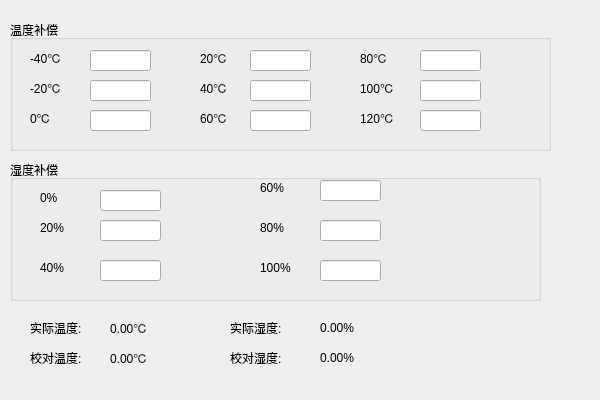
<?xml version="1.0" encoding="UTF-8"?>
<ui version="4.0">
 <class>Dlg_Sys_Setting</class>
 <widget class="QDialog" name="Dlg_Sys_Setting">
  <property name="geometry">
   <rect>
    <x>0</x>
    <y>0</y>
    <width>600</width>
    <height>400</height>
   </rect>
  </property>
  <property name="windowTitle">
   <string>Dialog</string>
  </property>
  <widget class="QGroupBox" name="groupBox">
   <property name="geometry">
    <rect>
     <x>10</x>
     <y>20</y>
     <width>541</width>
     <height>131</height>
    </rect>
   </property>
   <property name="title">
    <string>温度补偿</string>
   </property>
   <widget class="QLineEdit" name="le_n40">
    <property name="geometry">
     <rect>
      <x>80</x>
      <y>30</y>
      <width>61</width>
      <height>21</height>
     </rect>
    </property>
   </widget>
   <widget class="QLabel" name="label_n40">
    <property name="geometry">
     <rect>
      <x>20</x>
      <y>30</y>
      <width>68</width>
      <height>15</height>
     </rect>
    </property>
    <property name="text">
     <string>-40℃</string>
    </property>
   </widget>
   <widget class="QLabel" name="label_n20">
    <property name="geometry">
     <rect>
      <x>20</x>
      <y>60</y>
      <width>68</width>
      <height>15</height>
     </rect>
    </property>
    <property name="text">
     <string>-20℃</string>
    </property>
   </widget>
   <widget class="QLineEdit" name="le_n20">
    <property name="geometry">
     <rect>
      <x>80</x>
      <y>60</y>
      <width>61</width>
      <height>21</height>
     </rect>
    </property>
   </widget>
   <widget class="QLineEdit" name="le_p0">
    <property name="geometry">
     <rect>
      <x>80</x>
      <y>90</y>
      <width>61</width>
      <height>21</height>
     </rect>
    </property>
   </widget>
   <widget class="QLabel" name="label_p0">
    <property name="geometry">
     <rect>
      <x>20</x>
      <y>90</y>
      <width>68</width>
      <height>15</height>
     </rect>
    </property>
    <property name="text">
     <string>0℃</string>
    </property>
   </widget>
   <widget class="QLabel" name="label_p20">
    <property name="geometry">
     <rect>
      <x>190</x>
      <y>30</y>
      <width>68</width>
      <height>15</height>
     </rect>
    </property>
    <property name="text">
     <string>20℃</string>
    </property>
   </widget>
   <widget class="QLabel" name="label_p40">
    <property name="geometry">
     <rect>
      <x>190</x>
      <y>60</y>
      <width>68</width>
      <height>15</height>
     </rect>
    </property>
    <property name="text">
     <string>40℃</string>
    </property>
   </widget>
   <widget class="QLabel" name="label_p60">
    <property name="geometry">
     <rect>
      <x>190</x>
      <y>90</y>
      <width>68</width>
      <height>15</height>
     </rect>
    </property>
    <property name="text">
     <string>60℃</string>
    </property>
   </widget>
   <widget class="QLineEdit" name="le_p20">
    <property name="geometry">
     <rect>
      <x>240</x>
      <y>30</y>
      <width>61</width>
      <height>21</height>
     </rect>
    </property>
   </widget>
   <widget class="QLineEdit" name="le_p40">
    <property name="geometry">
     <rect>
      <x>240</x>
      <y>60</y>
      <width>61</width>
      <height>21</height>
     </rect>
    </property>
   </widget>
   <widget class="QLineEdit" name="le_p60">
    <property name="geometry">
     <rect>
      <x>240</x>
      <y>90</y>
      <width>61</width>
      <height>21</height>
     </rect>
    </property>
   </widget>
   <widget class="QLabel" name="label_p80">
    <property name="geometry">
     <rect>
      <x>350</x>
      <y>30</y>
      <width>68</width>
      <height>15</height>
     </rect>
    </property>
    <property name="text">
     <string>80℃</string>
    </property>
   </widget>
   <widget class="QLabel" name="label_p100">
    <property name="geometry">
     <rect>
      <x>350</x>
      <y>60</y>
      <width>68</width>
      <height>15</height>
     </rect>
    </property>
    <property name="text">
     <string>100℃</string>
    </property>
   </widget>
   <widget class="QLabel" name="label_p120">
    <property name="geometry">
     <rect>
      <x>350</x>
      <y>90</y>
      <width>68</width>
      <height>15</height>
     </rect>
    </property>
    <property name="text">
     <string>120℃</string>
    </property>
   </widget>
   <widget class="QLineEdit" name="le_p80">
    <property name="geometry">
     <rect>
      <x>410</x>
      <y>30</y>
      <width>61</width>
      <height>21</height>
     </rect>
    </property>
   </widget>
   <widget class="QLineEdit" name="le_p100">
    <property name="geometry">
     <rect>
      <x>410</x>
      <y>60</y>
      <width>61</width>
      <height>21</height>
     </rect>
    </property>
   </widget>
   <widget class="QLineEdit" name="le_p120">
    <property name="geometry">
     <rect>
      <x>410</x>
      <y>90</y>
      <width>61</width>
      <height>21</height>
     </rect>
    </property>
   </widget>
  </widget>
  <widget class="QGroupBox" name="groupBox_2">
   <property name="geometry">
    <rect>
     <x>10</x>
     <y>160</y>
     <width>531</width>
     <height>141</height>
    </rect>
   </property>
   <property name="title">
    <string>湿度补偿</string>
   </property>
   <widget class="QLabel" name="label_rate0">
    <property name="geometry">
     <rect>
      <x>30</x>
      <y>30</y>
      <width>68</width>
      <height>15</height>
     </rect>
    </property>
    <property name="text">
     <string>0%</string>
    </property>
   </widget>
   <widget class="QLabel" name="label_rate20">
    <property name="geometry">
     <rect>
      <x>30</x>
      <y>60</y>
      <width>68</width>
      <height>15</height>
     </rect>
    </property>
    <property name="text">
     <string>20%</string>
    </property>
   </widget>
   <widget class="QLabel" name="label_rate40">
    <property name="geometry">
     <rect>
      <x>30</x>
      <y>100</y>
      <width>68</width>
      <height>15</height>
     </rect>
    </property>
    <property name="text">
     <string>40%</string>
    </property>
   </widget>
   <widget class="QLabel" name="label_rate60">
    <property name="geometry">
     <rect>
      <x>250</x>
      <y>20</y>
      <width>68</width>
      <height>15</height>
     </rect>
    </property>
    <property name="text">
     <string>60%</string>
    </property>
   </widget>
   <widget class="QLabel" name="label_rate80">
    <property name="geometry">
     <rect>
      <x>250</x>
      <y>60</y>
      <width>68</width>
      <height>15</height>
     </rect>
    </property>
    <property name="text">
     <string>80%</string>
    </property>
   </widget>
   <widget class="QLabel" name="label_rate100">
    <property name="geometry">
     <rect>
      <x>250</x>
      <y>100</y>
      <width>68</width>
      <height>15</height>
     </rect>
    </property>
    <property name="text">
     <string>100%</string>
    </property>
   </widget>
   <widget class="QLineEdit" name="le_rate0">
    <property name="geometry">
     <rect>
      <x>90</x>
      <y>30</y>
      <width>61</width>
      <height>21</height>
     </rect>
    </property>
   </widget>
   <widget class="QLineEdit" name="le_rate20">
    <property name="geometry">
     <rect>
      <x>90</x>
      <y>60</y>
      <width>61</width>
      <height>21</height>
     </rect>
    </property>
   </widget>
   <widget class="QLineEdit" name="le_rate40">
    <property name="geometry">
     <rect>
      <x>90</x>
      <y>100</y>
      <width>61</width>
      <height>21</height>
     </rect>
    </property>
   </widget>
   <widget class="QLineEdit" name="le_rate60">
    <property name="geometry">
     <rect>
      <x>310</x>
      <y>20</y>
      <width>61</width>
      <height>21</height>
     </rect>
    </property>
   </widget>
   <widget class="QLineEdit" name="le_rate80">
    <property name="geometry">
     <rect>
      <x>310</x>
      <y>60</y>
      <width>61</width>
      <height>21</height>
     </rect>
    </property>
   </widget>
   <widget class="QLineEdit" name="le_rate100">
    <property name="geometry">
     <rect>
      <x>310</x>
      <y>100</y>
      <width>61</width>
      <height>21</height>
     </rect>
    </property>
   </widget>
  </widget>
  <widget class="QLabel" name="label_real_temp">
   <property name="geometry">
    <rect>
     <x>30</x>
     <y>320</y>
     <width>81</width>
     <height>16</height>
    </rect>
   </property>
   <property name="text">
    <string>实际温度:</string>
   </property>
  </widget>
  <widget class="QLabel" name="label_correct_temp">
   <property name="geometry">
    <rect>
     <x>30</x>
     <y>350</y>
     <width>71</width>
     <height>16</height>
    </rect>
   </property>
   <property name="text">
    <string>校对温度:</string>
   </property>
  </widget>
  <widget class="QLabel" name="label_real_humi">
   <property name="geometry">
    <rect>
     <x>230</x>
     <y>320</y>
     <width>81</width>
     <height>16</height>
    </rect>
   </property>
   <property name="text">
    <string>实际湿度:</string>
   </property>
  </widget>
  <widget class="QLabel" name="label_correct_humi">
   <property name="geometry">
    <rect>
     <x>230</x>
     <y>350</y>
     <width>81</width>
     <height>16</height>
    </rect>
   </property>
   <property name="text">
    <string>校对湿度:</string>
   </property>
  </widget>
  <widget class="QLabel" name="label_real_temp_value">
   <property name="geometry">
    <rect>
     <x>110</x>
     <y>320</y>
     <width>81</width>
     <height>16</height>
    </rect>
   </property>
   <property name="text">
    <string>0.00℃</string>
   </property>
  </widget>
  <widget class="QLabel" name="label_correct_temp_value">
   <property name="geometry">
    <rect>
     <x>110</x>
     <y>350</y>
     <width>81</width>
     <height>16</height>
    </rect>
   </property>
   <property name="text">
    <string>0.00℃</string>
   </property>
  </widget>
  <widget class="QLabel" name="label_real_humi_value">
   <property name="geometry">
    <rect>
     <x>320</x>
     <y>320</y>
     <width>71</width>
     <height>16</height>
    </rect>
   </property>
   <property name="text">
    <string>0.00%</string>
   </property>
  </widget>
  <widget class="QLabel" name="label_correct_humi_value">
   <property name="geometry">
    <rect>
     <x>320</x>
     <y>350</y>
     <width>71</width>
     <height>16</height>
    </rect>
   </property>
   <property name="text">
    <string>0.00%</string>
   </property>
  </widget>
 </widget>
 <resources/>
 <connections/>
</ui>
